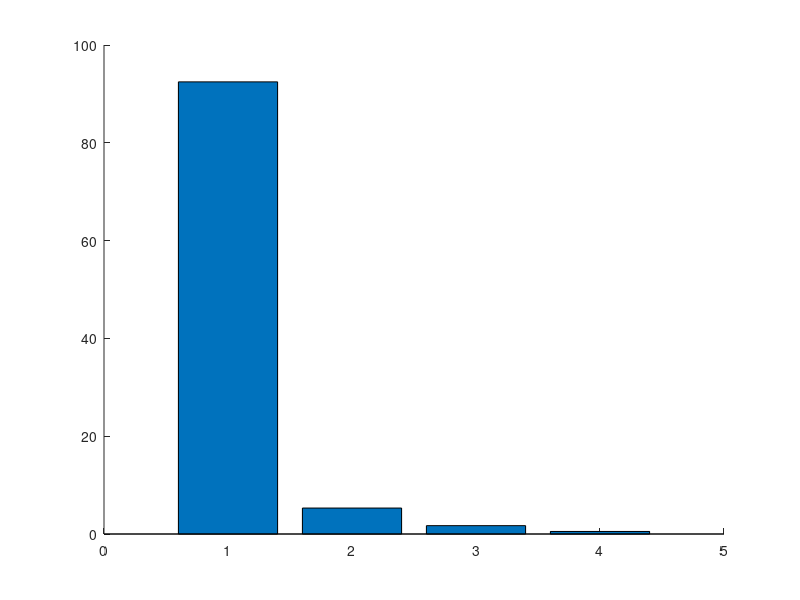

The MATLAB script that drew this image: (Note: this script raises an error after producing the figure.)
%% PCA via SVD on Fisher’s Iris (no built‑in pca)
load fisheriris             % meas (150×4), species (150×1 cell)
X = meas';                  % d×N = 4×150
labels = species;           % cell array of 3 classes

% Center
N  = size(X,2);

% Center the data to obtain Xc 

X_bar = mean(X, 2);         % Mean of each row (feature) %FILL MISSING CODE
Xc = X - X_bar;             % Centered data%FILL MISSING CODE


% SVD to perform PCA: 
[U, S, V] = svd(Xc, 'econ');   % Xc = U * S * V'%FILL THE MISSING CODE (use svd function with matlab)

%The eigenvalues of the covariance matrix as a column vector
lambda = diag(S).^2 / (N - 1);  % Eigenvalues (variance explained)%FILL MISSING CODE
%Individual explained variance:
explained = lambda / sum(lambda) * 100;%FILL MISSING CODE
%Cummulative explained variance: 
cumExplained  = cumsum(explained);

%PC componenets: 
U = U;% Principal directions (already obtained)%FILL MISSING CODE

% Coordinates (scores or codes)
Z = U' * Xc;% Project data onto PCs%FILL MISSING CODE;

%Reconstruction (projection) of X:
Xc_hat = U * Z;                % Reconstruct centered data%FILL MISSING CODE 
X_hat = Xc_hat + X_bar;        % Reconstruct original data%FILL MISSING CODE

% Unique labels
labs = unique(labels);  % {'setosa','versicolor','virginica'}

%% Explained variance plot
figure;
bar(explained,'FaceAlpha',0.6); hold on
plot(cumExplained,'r-o','LineWidth',1.5);
hold off
xlabel('Principal Component'); ylabel('Variance Explained (%)');
title('Iris: Explained Variance by PC (via SVD)');
legend('Individual','Cumulative','Location','Best'); grid on;

%% 2D scatter PC1 vs PC2
figure; hold on;
markers = {'o','s','^'};
colors  = lines(3);
for c = 1:numel(labs)
    idx = strcmp(labels, labs{c});
    scatter(Z(1,idx), Z(2,idx), 36, colors(c,:), markers{c}, 'filled');
end
hold off
xlabel('PC1'); ylabel('PC2');
title('Iris in PC1–PC2 Space (via SVD)');
legend(labs,'Location','Best'); grid on;

%% 3D scatter PC1–PC3
figure; hold on;
for c = 1:numel(labs)
    idx = strcmp(labels, labs{c});
    scatter3(Z(1,idx), Z(2,idx), Z(3,idx), 36, colors(c,:), markers{c}, 'filled');
end
hold off
xlabel('PC1'); ylabel('PC2'); zlabel('PC3');
title('Iris in PC1–PC2–PC3 Space (via SVD)');
legend(labs,'Location','Best'); grid on; view(-30,10);

%% Feature loadings
featureNames = {'SepalLength','SepalWidth','PetalLength','PetalWidth'};
figure;
bar(U(:,1:2));
set(gca,'XTick',1:4,'XTickLabel',featureNames,'XTickLabelRotation',45);
ylabel('Loading'); title('Feature Loadings for PC1 & PC2 (via SVD)');
legend('PC1','PC2','Location','Best'); grid on;

%% Reconstruction error vs #PCs
maxK = size(U,2);
mse  = zeros(maxK,1);
for k = 1:maxK
    Xc_hat = U(:,1:k)*(U(:,1:k)'*Xc);
    mse(k) = mean(sum((Xc - Xc_hat).^2,1));
end
figure;
plot(1:maxK, mse,'-o','LineWidth',1.5);
xlabel('Number of PCs'); ylabel('Reconstruction MSE');
title('Iris: Reconstruction Error vs. # of PCs (via SVD)');
grid on;
